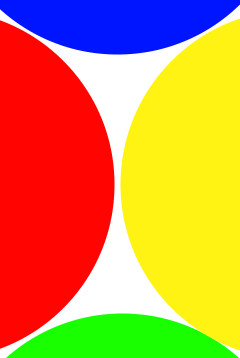
#> input picture test.png, 240 x 358 px, found by its file name
$ python testCross.py
#> lines starting #> are read from the running program, lines starting #| are printed output that depends on the picture
import random, operator, math, os, time
from PIL import Image, ImageDraw, ImageChops, ImageStat

def find_median_colorS(N, x, y, w, h):
    tmp = Image.new('L', N.size)
    ret = ImageDraw.Draw(tmp)

    if x < 0:
        x = 1
    if y < 0:
        y = 1

    ret.rectangle(((x, y), (w, h)), outline=1, fill=1)
    median = ImageStat.Stat(N, mask=tmp).median
    return median

def square(org, N, WA):
    tmp = Image.new('RGBA', N.size)
    ret = ImageDraw.Draw(tmp)
    x = random.randint(-20, org.size[0] - 1)
    y = random.randint(-20, org.size[1] - 1)
    if x < 0:
        w = random.randint(1, org.size[0] + 20)
    else:
        w = random.randint(x + 1, org.size[0] + 20)
    if y < 0:
        h = random.randint(1, org.size[1] + 20)
    else:
        h = random.randint(y + 1, org.size[1] + 20)
    col = find_median_colorS(org, x, y, w, h)
    R = col[0]
    G = col[1]
    B = col[2]
    A = WA
    ret.rectangle(((x, y), (w, h)), fill=(R, G, B, A))
    N.paste(tmp, mask=tmp)
    N = Image.alpha_composite(N, tmp)
    return N

def darkPicture(N):
    ret = Image.new('RGBA', N.size, (0, 0, 0, 0))
    return ret

def Add(P1, P2):
    ret = Image.alpha_composite(P1, P2)
    return ret

ideal = Image.open("test.png").convert("RGBA")
wartosc_alphy = 120

a1 = darkPicture(ideal)
#> in darkPicture, `ret = Image.new('RGBA', N.size, (0, 0, 0, 0))`: ret: PIL image 240x358 RGBA; every value is 0
a2 = darkPicture(ideal)

ass = 10
for i in range(25):
    a1 = square(ideal, a1, ass)
    a2 = square(ideal, a2, ass)
    ass = ass + 10
#> this loop made 25 passes
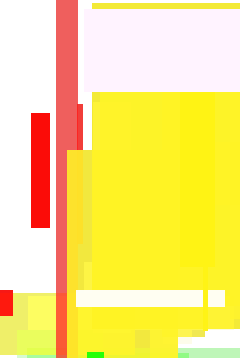
#> a1: PIL image 240x358 RGBA; mean R, G, B, A 199.9, 172, 55, 183.8; transparent parts drawn white
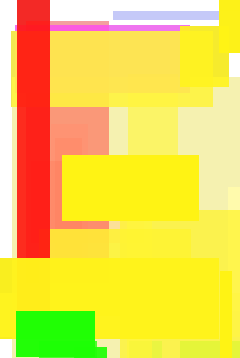
#> a2: PIL image 240x358 RGBA; mean R, G, B, A 217.8, 182.2, 23.4, 193.3; transparent parts drawn white
#> after the loop, ass = 260

a1.show()
a2.show()

xd = Add(a1,a2)
#> in Add, `ret = Image.alpha_composite(P1, P2)`:
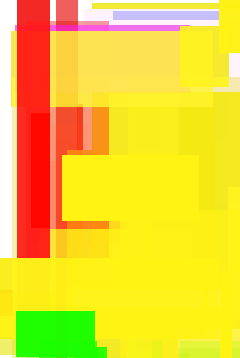
#> ret: PIL image 240x358 RGBA; mean R, G, B, A 229.6, 193.4, 31, 233.1; transparent parts drawn white
xd.show()
